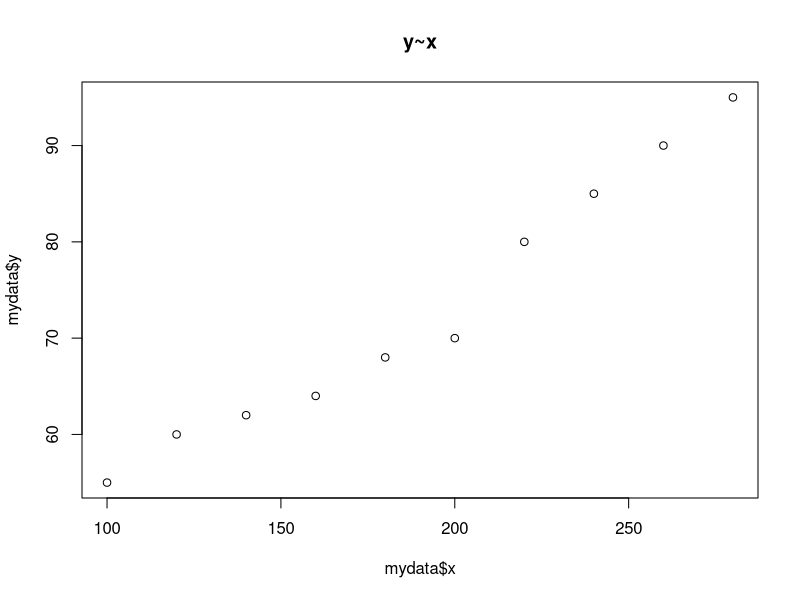
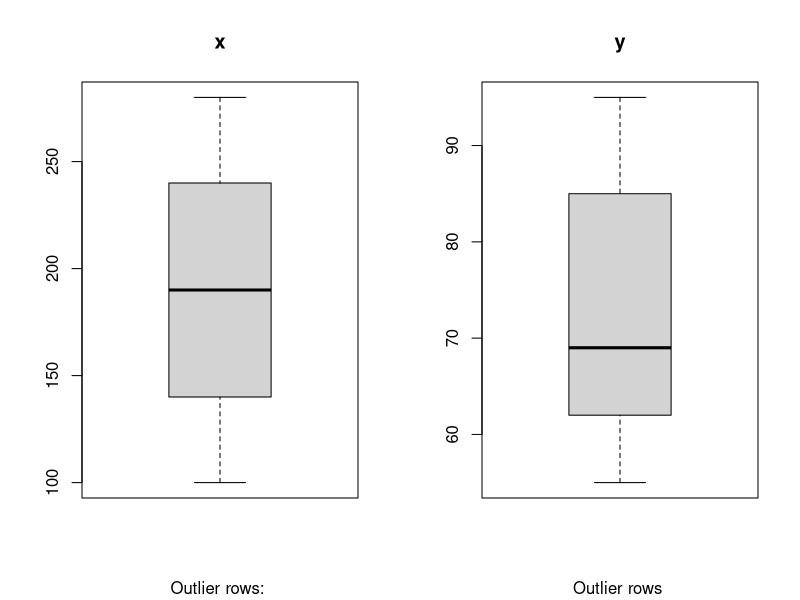
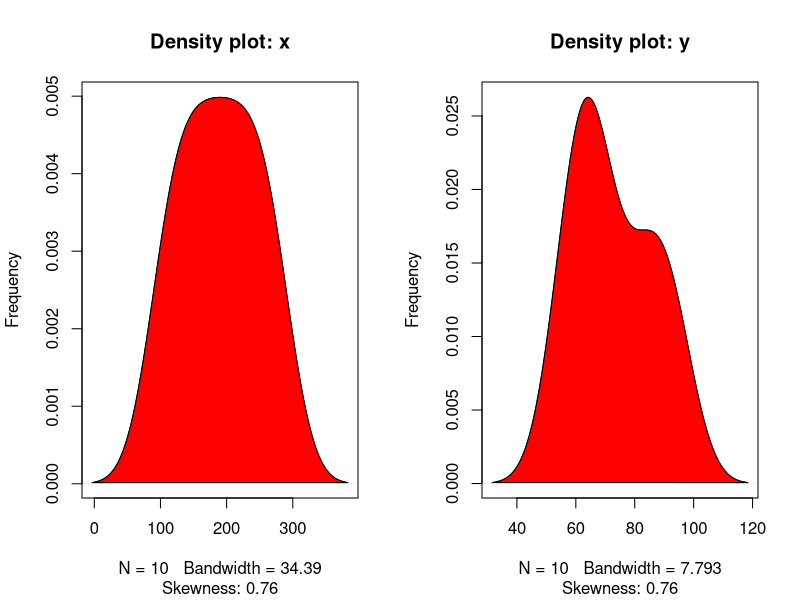

These charts were generated, in order, by the following R code:
getwd()
rm(list = ls())
mydata<-read.csv("xy.csv")
head(mydata)
plot(mydata$y~mydata$x,main="y~x")
par(mfrow=c(1,2))
boxplot(mydata$x,main="x",sub=paste("Outlier rows:",
                                    boxplot.stats(mydata$x)$out))
boxplot(mydata$y,main="y",sub=paste("Outlier rows",
                                    boxplot.stats(mydata$y)$out))
#检查数据，包括是否具有线性关系，有无异常值，服从正态分布等
library(e1071)
par(mfrow=c(1,2))
plot(density(mydata$x),main="Density plot: x",ylab="Frequency",
     sub=paste("Skewness:",round(e1071::skewness(cars$dist),2)))
polygon(density(mydata$x),col="red")
plot(density(mydata$y),main="Density plot: y",ylab="Frequency",
     sub=paste("Skewness:",round(e1071::skewness(cars$dist),2)))
polygon(density(mydata$y),col="red")

##计算相关系数并建模
cor(mydata$x,mydata$y)
linearMod<-lm(y~x,data=mydata)
print(linearMod)

summary(linearMod)

